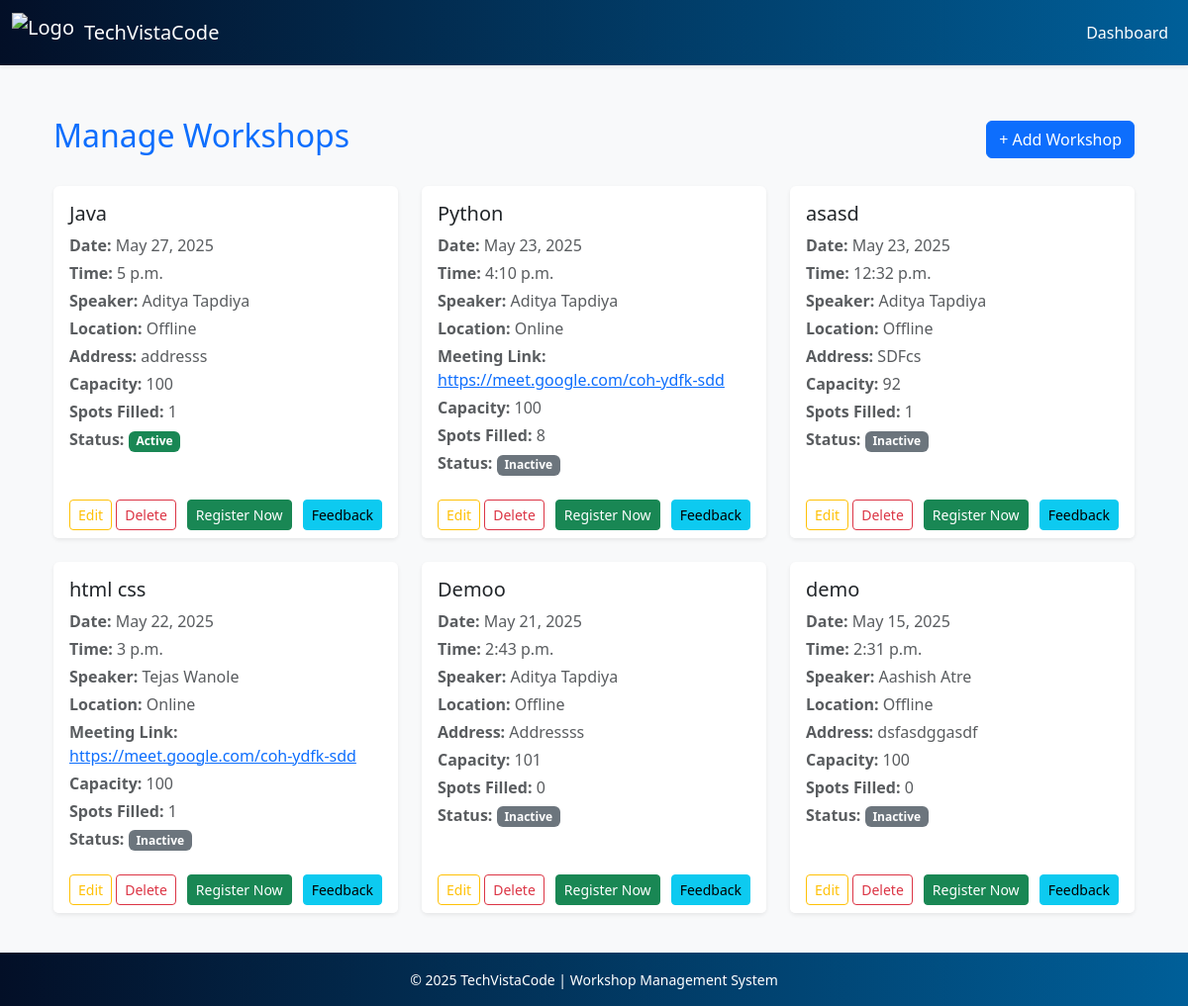
Screenshot of /workshops/ (signed in) with the database file from the repository.
### main/models.py (models this page shows, shortened)
class Workshop(models.Model):
    LOCATION_CHOICES = [
        ('online', 'Online'),
        ('offline', 'Offline'),
    ]
    title = models.CharField(max_length=200)
    description = models.TextField()
    date = models.DateField()
    time = models.TimeField()
    duration = models.CharField(max_length=50)
    speaker = models.CharField(max_length=100)
    location = models.CharField(max_length=10, choices=LOCATION_CHOICES, default='offline')
    meeting_link = models.URLField(blank=True, null=True)
    address = models.TextField(blank=True, null=True)
    capacity = models.PositiveIntegerField()
    registration_deadline = models.DateField()
    is_active = models.BooleanField(default=True)

### main/views.py (the view)
@login_required
def manage_workshops(request):
    today = timezone.now().date()
    workshops = Workshop.objects.annotate(
        registration_count=Count('workshopregistration')
    ).order_by('-date')
    for workshop in workshops:
        workshop.is_active = workshop.date >= today
    return render(request, 'main/manage_workshops.html', {'workshops': workshops})

### main/templates/main/manage_workshops.html
{% extends "main/base.html" %}
{% block content %}
<div class="container mt-5">
    <div class="d-flex justify-content-between align-items-center mb-4">
        <h2 class="text-primary">Manage Workshops</h2>
        <a href="{% url 'add_workshop' %}" class="btn btn-primary">+ Add Workshop</a>
    </div>
    <div class="row">
        {% for workshop in workshops %}
        <div class="col-md-6 col-lg-4 mb-4">
            <div class="card h-100 shadow-sm border-0">
                <div class="card-body">
                    <h5 class="card-title text-dark">{{ workshop.title }}</h5>
                    <p class="card-text text-muted mb-1"><strong>Date:</strong> {{ workshop.date }}</p>
                    <p class="card-text text-muted mb-1"><strong>Time:</strong> {{ workshop.time }}</p>
                    <p class="card-text text-muted mb-1"><strong>Speaker:</strong> {{ workshop.speaker }}</p>
                    <p class="card-text text-muted mb-1"><strong>Location:</strong> {{ workshop.location|title }}</p>
                    {% if workshop.location == "online" %}
                        <p class="card-text text-muted mb-1">
                            <strong>Meeting Link:</strong> <a href="{{ workshop.meeting_link }}" target="_blank">{{ workshop.meeting_link }}</a>
                        </p>
                    {% else %}
                        <p class="card-text text-muted mb-1">
                            <strong>Address:</strong> {{ workshop.address }}
                        </p>
                    {% endif %}
                    <p class="card-text text-muted mb-1"><strong>Capacity:</strong> {{ workshop.capacity }}</p>
                    <p class="card-text text-muted mb-1"><strong>Spots Filled:</strong> {{ workshop.registration_count }}</p>
                    <p class="card-text text-muted">
                        <strong>Status:</strong>
                        {% if workshop.is_active %}
                            <span class="badge bg-success">Active</span>
                        {% else %}
                            <span class="badge bg-secondary">Inactive</span>
                        {% endif %}
                    </p>
                </div>
                <div class="card-footer bg-white border-0 d-flex justify-content-between align-items-center">
                    <div>
                        <a href="{% url 'edit_workshop' workshop.id %}" class="btn btn-sm btn-outline-warning">Edit</a>
                        <a href="{% url 'delete_workshop' workshop.id %}" class="btn btn-sm btn-outline-danger" onclick="return confirm('Are you sure?')">Delete</a>
                    </div>
                    <a href="{% url 'register_workshop' workshop.id %}" class="btn btn-sm btn-success">Register Now</a>
                    <a href="{% url 'workshop_feedback' workshop.id %}" class="btn btn-sm btn-info">Feedback</a>
                </div>
            </div>
        </div>
        {% empty %}
        <div class="col-12">
            <div class="alert alert-info text-center">
                No workshops available. <a href="{% url 'add_workshop' %}" class="alert-link">Add a new one</a>.
            </div>
        </div>
        {% endfor %}
    </div>
</div>
{% endblock %}

### main/templates/main/base.html (style rules this page uses)
body { padding-top: 70px; padding-bottom: 70px; background-color: #f8f9fa; }

### rows the page displays
Workshop: title "Java", date "May 27, 2025", time "5 p.m.", speaker "Aditya Tapdiya", location "Offline", address "addresss", capacity "100", registration_count "1", is_active "Active"
Workshop: title "Python", date "May 23, 2025", time "4:10 p.m.", speaker "Aditya Tapdiya", location "Online", meeting_link "https://meet.google.com/coh-ydfk-sdd", capacity "100", registration_count "8", is_active "Inactive"
Workshop: title "asasd", date "May 23, 2025", time "12:32 p.m.", speaker "Aditya Tapdiya", location "Offline", address "SDFcs", capacity "92", registration_count "1", is_active "Inactive"
Workshop: title "html css", date "May 22, 2025", time "3 p.m.", speaker "Tejas Wanole", location "Online", meeting_link "https://meet.google.com/coh-ydfk-sdd", capacity "100", registration_count "1", is_active "Inactive"
Workshop: title "Demoo", date "May 21, 2025", time "2:43 p.m.", speaker "Aditya Tapdiya", location "Offline", address "Addressss", capacity "101", registration_count "0", is_active "Inactive"
Workshop: title "demo", date "May 15, 2025", time "2:31 p.m.", speaker "Aashish Atre", location "Offline", address "dsfasdggasdf", capacity "100", registration_count "0", is_active "Inactive"
